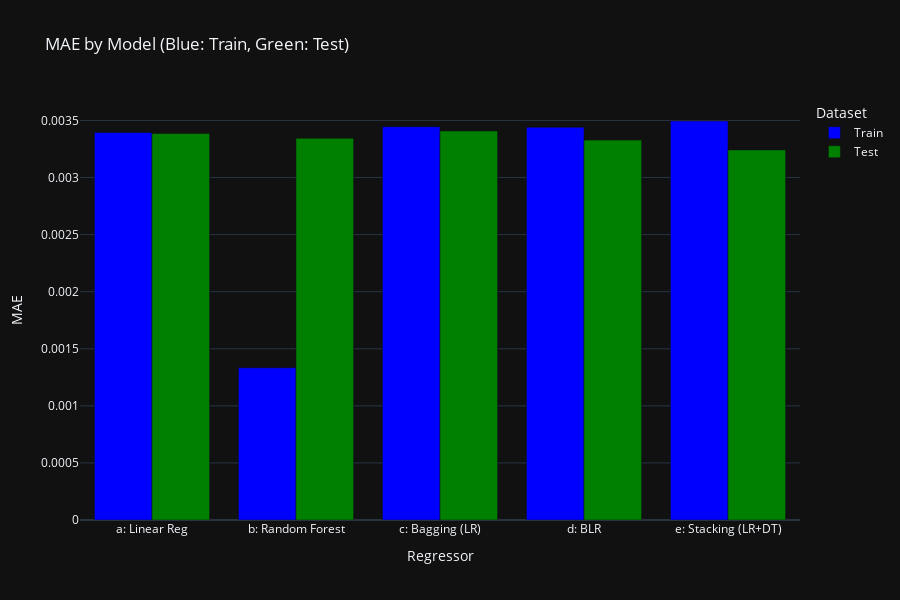

Notebook code cell kept with this figure:
### Code cell
x_log_train_raw, y_log_train = map_to_inputs_targets_np_arrays(train_log_df, N, target_col_name='Close_log_return')
x_log_test_raw, y_log_test = map_to_inputs_targets_np_arrays(test_log_df, N, target_col_name='Close_log_return')
x_log_train = x_log_train_raw.reshape(x_log_train_raw.shape[0], -1)
x_log_test = x_log_test_raw.reshape(x_log_test_raw.shape[0], -1)

least_mae_model = q11(x_train=x_log_train, y_train=y_log_train, x_test=x_log_test, y_test=y_log_test)

### Figure 1 — Plotly figure (JSON) as saved in the notebook; plotly's stock layout.template omitted (floating-point values rounded to 4 significant figures)
{"data": [{"alignmentgroup": "True", "hovertemplate": "Dataset=Train<br>Regressor=%{x}<br>Mean Absolute Error=%{y}<extra></extra>", "legendgroup": "Train", "marker": {"color": "blue", "pattern": {"shape": ""}}, "name": "Train", "offsetgroup": "Train", "orientation": "v", "showlegend": true, "textposition": "auto", "x": ["a: Linear Reg", "b: Random Forest", "c: Bagging (LR)", "d: BLR", "e: Stacking (LR+DT)"], "xaxis": "x", "y": [0.003394, 0.001333, 0.003445, 0.003441, 0.003495], "yaxis": "y", "type": "bar"}, {"alignmentgroup": "True", "hovertemplate": "Dataset=Test<br>Regressor=%{x}<br>Mean Absolute Error=%{y}<extra></extra>", "legendgroup": "Test", "marker": {"color": "green", "pattern": {"shape": ""}}, "name": "Test", "offsetgroup": "Test", "orientation": "v", "showlegend": true, "textposition": "auto", "x": ["a: Linear Reg", "b: Random Forest", "c: Bagging (LR)", "d: BLR", "e: Stacking (LR+DT)"], "xaxis": "x", "y": [0.003385, 0.003344, 0.003408, 0.003328, 0.003242], "yaxis": "y", "type": "bar"}], "layout": {"xaxis": {"anchor": "y", "domain": [0.0, 1.0], "title": {"text": "Regressor"}}, "yaxis": {"anchor": "x", "domain": [0.0, 1.0], "title": {"text": "MAE"}}, "legend": {"title": {"text": "Dataset"}, "tracegroupgap": 0}, "title": {"text": "MAE by Model (Blue: Train, Green: Test)"}, "barmode": "group", "height": 600}}
